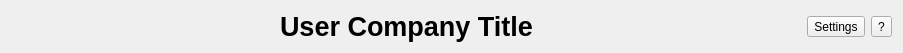
<?xml version="1.0" encoding="UTF-8"?>
<ui version="4.0">
 <class>TitleBarWidget</class>
 <widget class="QWidget" name="TitleBarWidget">
  <property name="geometry">
   <rect>
    <x>0</x>
    <y>0</y>
    <width>903</width>
    <height>46</height>
   </rect>
  </property>
  <property name="windowTitle">
   <string>Form</string>
  </property>
  <layout class="QHBoxLayout" name="horizontalLayout">
   <item>
    <spacer name="horizontalSpacer">
     <property name="orientation">
      <enum>Qt::Horizontal</enum>
     </property>
     <property name="sizeHint" stdset="0">
      <size>
       <width>321</width>
       <height>20</height>
      </size>
     </property>
    </spacer>
   </item>
   <item>
    <widget class="QLabel" name="titleLabel">
     <property name="font">
      <font>
       <pointsize>20</pointsize>
       <weight>75</weight>
       <bold>true</bold>
      </font>
     </property>
     <property name="text">
      <string>User Company Title</string>
     </property>
    </widget>
   </item>
   <item>
    <spacer name="horizontalSpacer_2">
     <property name="orientation">
      <enum>Qt::Horizontal</enum>
     </property>
     <property name="sizeHint" stdset="0">
      <size>
       <width>320</width>
       <height>20</height>
      </size>
     </property>
    </spacer>
   </item>
   <item>
    <widget class="QToolButton" name="settingsButton">
     <property name="text">
      <string>Settings</string>
     </property>
    </widget>
   </item>
   <item>
    <widget class="QToolButton" name="aboutButton">
     <property name="text">
      <string>?</string>
     </property>
    </widget>
   </item>
  </layout>
 </widget>
 <resources/>
 <connections/>
</ui>
